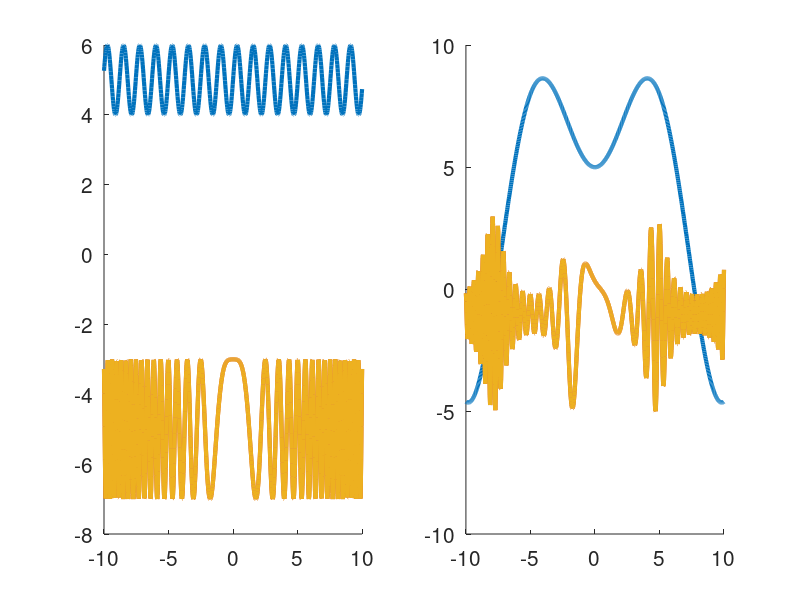

Write the MATLAB code that produced this figure.
%%%%%%%%%%%%%%%%%%%%%%%%%%%
% Assignment Number: 3
% Problem number: 1
% Student Name: Jing-Hong Hu
% Student ID: 109550020
% Email address: henryhu.cs09@nycu.edu.tw
% Department: Computer Science, NYCU
% Date: 4/19/2022
% hw03_1_109550020
%%%%%%%%%%%%%%%%%%%%%%%%%%%%
% close all windows
% clear variables, and clear screen
close all; clf; clear; clc;

disp('Problem 1')  
disp('109550020;Jing-Hong Hu');

x = -10:0.025:10;
y1 = sin(5*x)+5;
y2 = 2*cos(x.^2)-5;

z1 = x.*sin(x/2)+5;
z2 = 2*cos(x.^2)./(sin(x)+1.5)-1;

for k = 1:-0.01:0
    pause(0.05);
    clf
    subplot(1,2,1);
    hold on
    plot(x, y1, 'linewidth', 3);
    plot(x, y2, 'linewidth', 3);
    y = k.*y1 + (1-k).*y2;
    plot(x, y, 'linewidth', 3);  
    set(gca,'FontSize',15);         %set font size
    
    subplot(1,2,2);
    hold on
    plot(x, z1, 'linewidth', 3);
    plot(x, z2, 'linewidth', 3);
    z = k.*z1 + (1-k).*z2;
    plot(x, z, 'linewidth', 3); 
    set(gca,'FontSize',15);         %set font size
    if (k==1)
        input('Press a key to continue...');
    end
end

